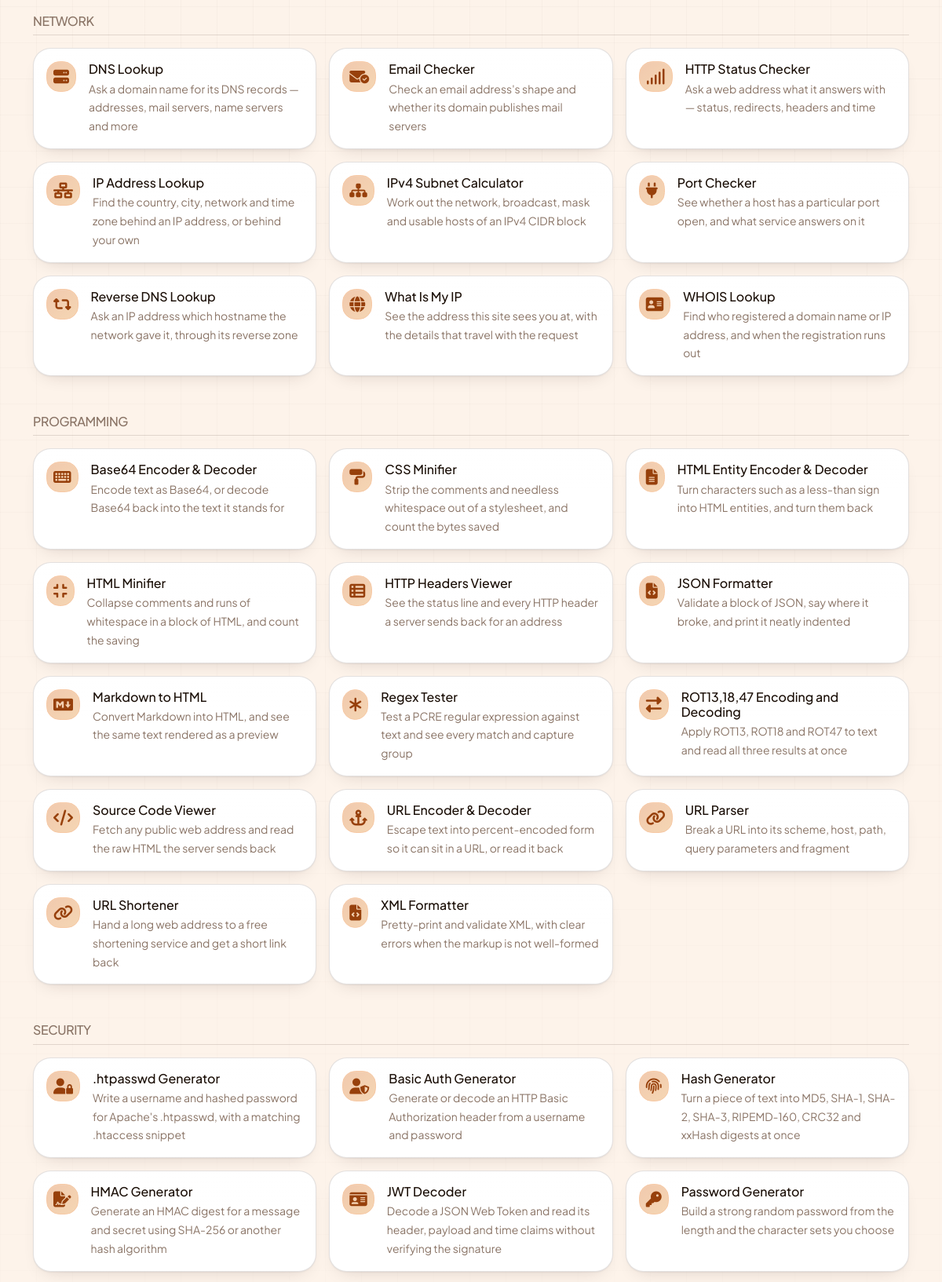
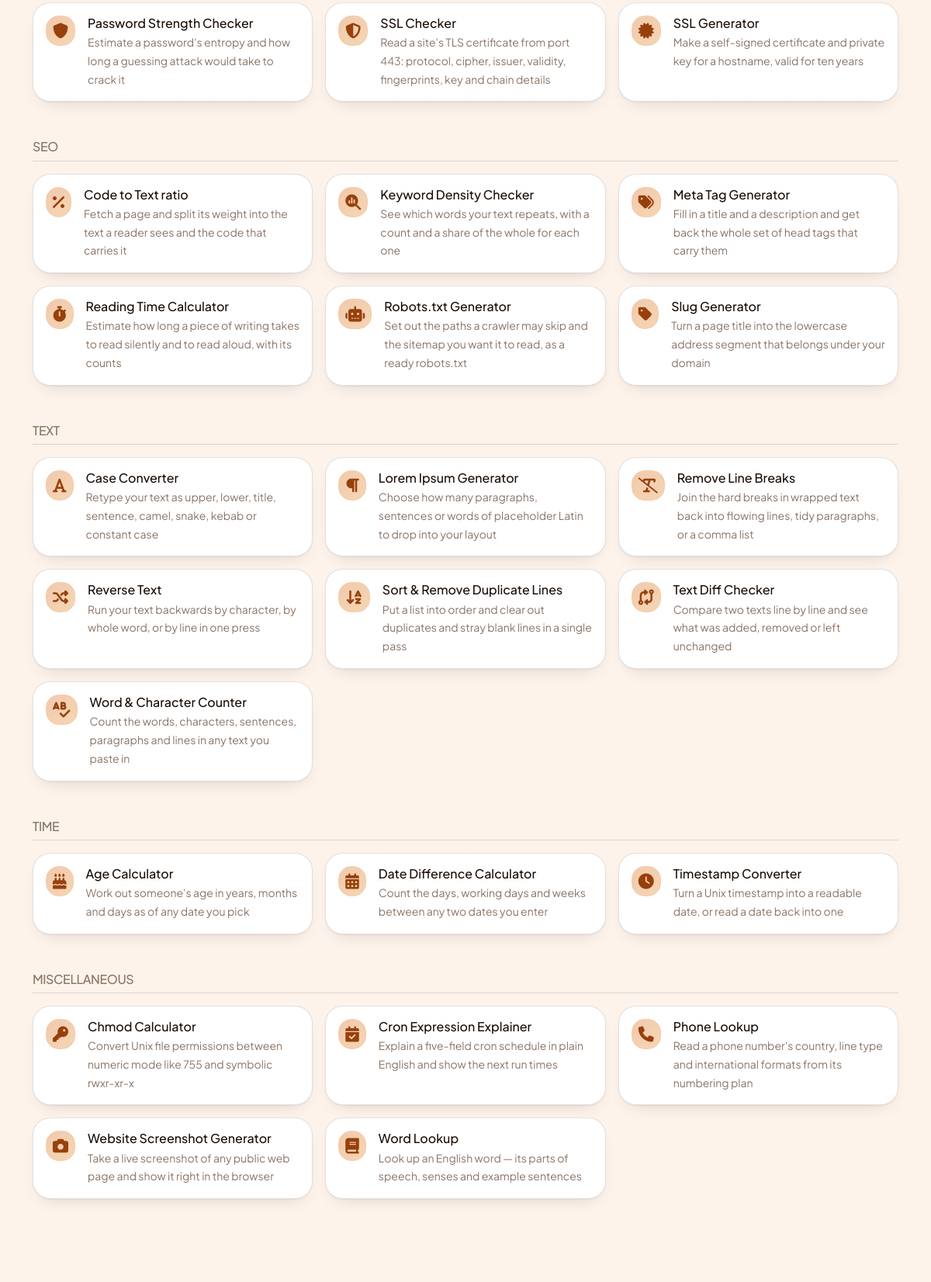
The app's page /tools/index.php (middle part), older data (2 pictures, top to bottom).
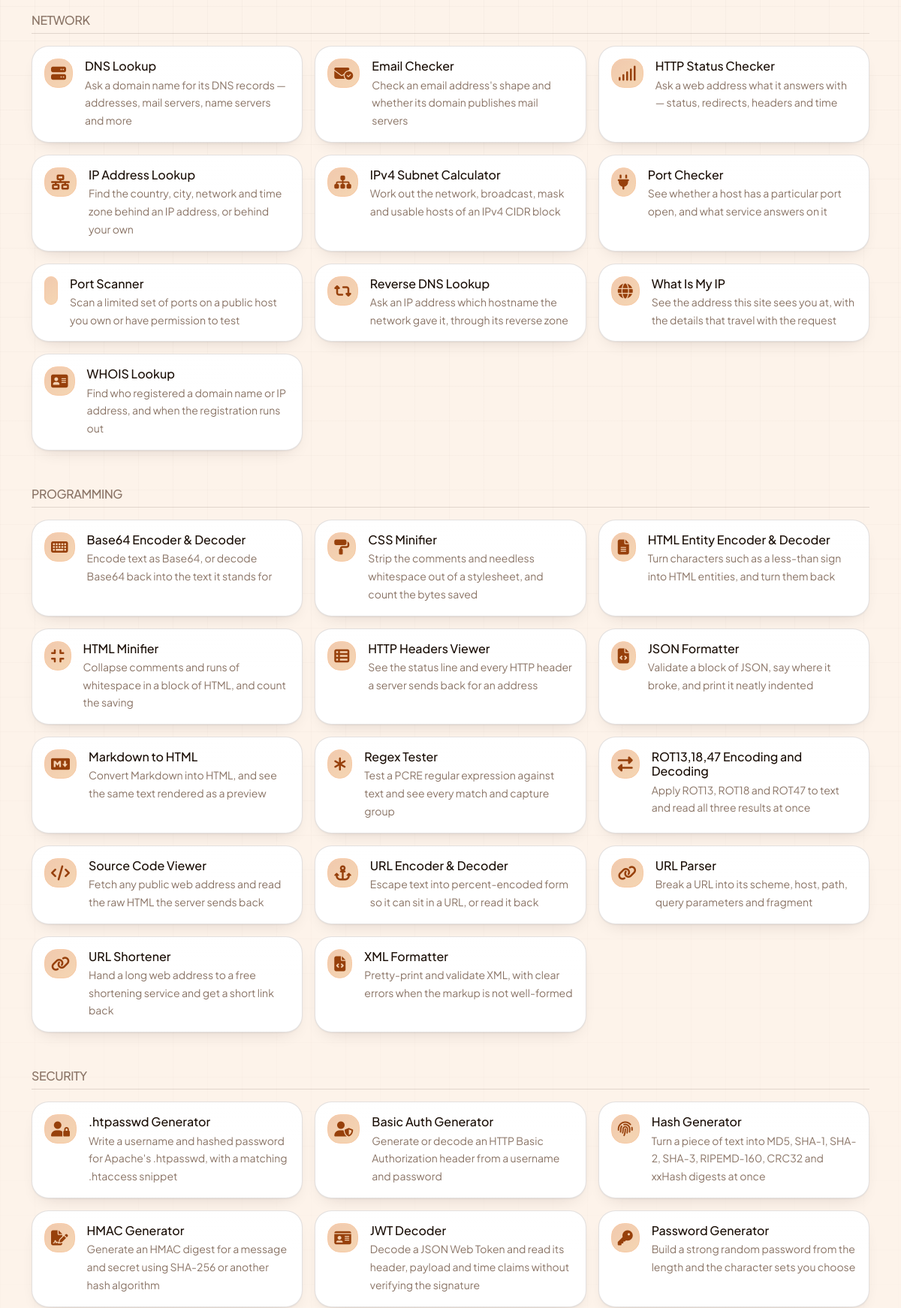
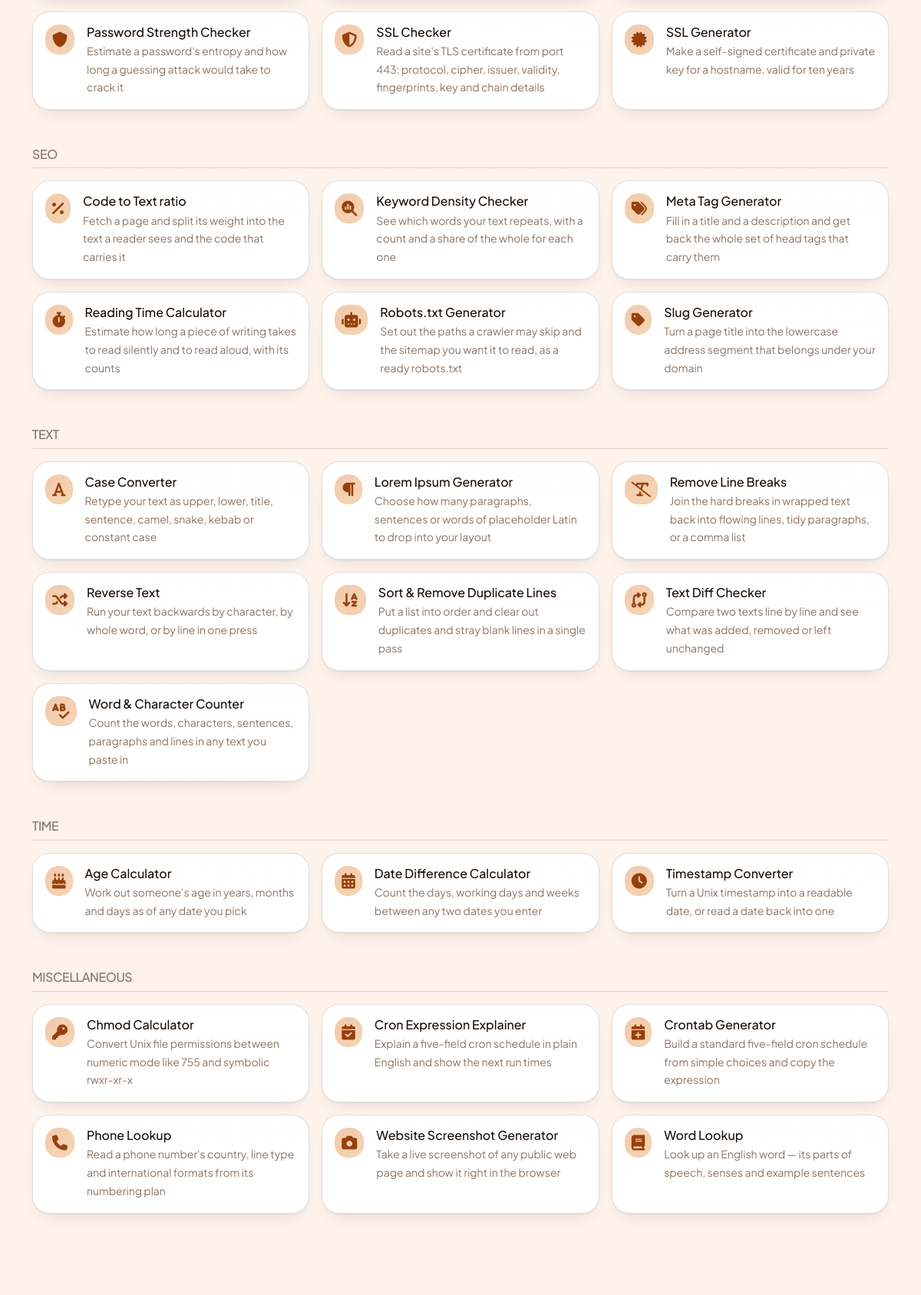
The same page, newer data (2 pictures, top to bottom).
### tables this page shows
CREATE TABLE `tools` (
  `id` int NOT NULL AUTO_INCREMENT,
  `title` varchar(100) NOT NULL DEFAULT 'Untitled',
  `description` text NOT NULL,
  `keywords` text NOT NULL,
  `info` text NOT NULL,
  `url` varchar(50) NOT NULL,
  `icon` varchar(50) NOT NULL DEFAULT 'question-circle',
  `category` varchar(50) NOT NULL DEFAULT 'Uncategorized',
  `status` int NOT NULL DEFAULT '1',
  PRIMARY KEY (`id`),
  UNIQUE KEY `title` (`title`)
);

### app/db.php (called while the page is built, shortened)
<?php
try {
    $conn = new mysqli(DB_HOST, DB_USER, DB_PASS, DB_NAME);
} catch (mysqli_sql_exception) {
    $conn = null;
}
$conn->set_charset('utf8mb4');
function db(): mysqli
{
    global $conn;
    return $conn;
}

### app/data.php (called while the page is built, shortened)
<?php
function tools(): array
{
    return db()->query(
        "SELECT title, description, url, icon, category FROM tools WHERE status = 1 ORDER BY CASE WHEN category = 'Miscellaneous' THEN 1 ELSE 0 END, category, title"
    )->fetch_all(MYSQLI_ASSOC);
}

### tools/index.php (the view, shortened to what this page needs)
<?php
$tools = tools();
$groups = [];
foreach ($tools as $row) {
    $groups[$row['category']][] = $row;
}
require __DIR__ . '/../app/parts/header.php';
?>
<section class="container py-5">
    <?php foreach ($groups as $category => $rows): ?>
        <div class="mb-5">
            <h2 class="h6 text-uppercase text-body-secondary border-bottom pb-2 mb-3">
                <?= e($category) ?>
            </h2>
            <div class="row row-cols-1 row-cols-md-2 row-cols-lg-3 g-3">
                <?php foreach ($rows as $row): ?>
                    <div class="col">
                        <a class="card h-100 bg-body rounded-4 border shadow-sm text-decoration-none text-reset"
                           href="<?= url('tools/' . $row['url']) ?>">
                            <div class="card-body d-flex gap-3">
                                <span class="badge bg-primary-subtle text-primary-emphasis rounded-3 p-2 align-self-start fs-5">
                                    <?= mark($row['icon']) ?>
                                </span>
                                <span>
                                    <span class="h6 d-block mb-1"><?= e($row['title']) ?></span>
                                    <span class="text-body-secondary small d-block"><?= e($row['description']) ?></span>
                                </span>
                            </div>
                        </a>
                    </div>
                <?php endforeach; ?>
            </div>
        </div>
    <?php endforeach; ?>
</section>
<?php require __DIR__ . '/../app/parts/footer.php';

### app/parts/header.php (shortened to what this page needs)
<!doctype html>
<html lang="en" data-theme="dark" data-bs-theme="dark">
<head>
<link rel="stylesheet" href="<?= asset('css/bootstrap.min.css') ?>">
<link rel="stylesheet" href="<?= asset('css/all.min.css') ?>">
<link rel="stylesheet" href="<?= asset('css/style.css') ?>">
</head>
<body class="d-flex flex-column min-vh-100<?= here('index') ? ' home' : '' ?>">
                <span class="brand-mark"><?= icon('fa-solid fa-layer-group') ?></span>
<main id="main" class="flex-grow-1">

### app/functions.php (shortened to what this page needs)
<?php
function e(mixed $value): string
{
    return htmlspecialchars((string) $value, ENT_QUOTES, 'UTF-8');
}
function host_name(): string
{
    $name = strtolower((string) ($_SERVER['HTTP_HOST'] ?? ''));
    return trim((string) preg_replace('~:\d{1,5}$~', '', $name));
}
function host_known(string $name): bool
{
    foreach (HOSTS as $allowed) {
        if ($allowed === $name) {
            return true;
        }
    }
    return false;
}
function host_project(): ?string
{
    $name = host_name();
    return null;
}
function origin(): string
{
    $name = host_name();
    $scheme = (($_SERVER['HTTPS'] ?? '') === 'on' || ($_SERVER['SERVER_PORT'] ?? null) === '443')
        ? 'https'
        : 'http';
    return $scheme . '://' . $name;
}
function url(string $path = ''): string
{
    $path = ltrim($path, '/');
    $first = explode('/', $path, 2)[0];
    if ($first !== '' && in_array($first, PROJECTS, true)) {
        return 'https://' . $first . '.' . SITE_DOMAIN . substr($path, strlen($first));
    }
    $base = BASE_URL !== '' ? rtrim(BASE_URL, '/') : origin();
    return $path === '' ? $base : $base . '/' . $path;
}
function asset(string $path): string
{
    return origin() . '/assets/' . ltrim($path, '/');
}
function icon(string $name): string
{
    return '<i class="' . e($name) . '" aria-hidden="true"></i>';
}
function mark(string $name): string
{
    $name = trim($name);
    return icon(str_starts_with($name, 'fa-brands') ? $name : 'fa-solid ' . $name);
}
function here(string $page): bool
{
    $project = host_project();
    $path = (string) ($_SERVER['SCRIPT_NAME'] ?? '/');
    if ($page === 'index') {
        return $path === '/' || $path === '/index.php';
    }
    return $path === '/' . $page . '.php' || str_starts_with($path, '/' . $page . '/');
}

### app/parts/footer.php (shortened to what this page needs)
</main>
</body>
</html>

Row changes from the older to the newer data that the page shows:
added tools: title "Port Scanner", description "Scan a limited set of ports on a public host you own or have permission to test", shown under "NETWORK"
added tools: title "Crontab Generator", description "Build a standard five-field cron schedule from simple choices and copy the expression", shown under "MISCELLANEOUS"
